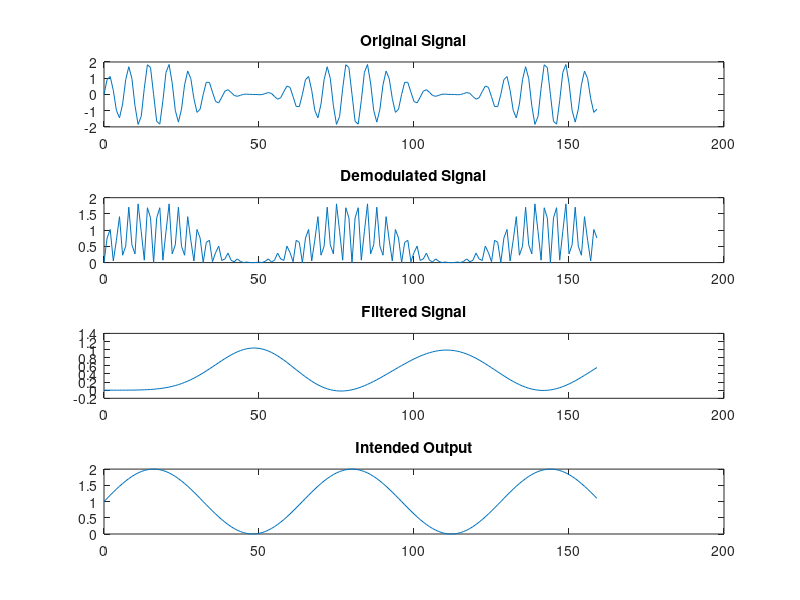

Write MATLAB code to recreate this figure.
clear;

fi = 10000;
fc = 100000;
fs = 2.00001*fc;
N = 160;
Ac = 1;
Ai = 1;
corr = 50;

for n = 0:N-1
    discrete(n+1) = n;
    fisig(n+1) = Ac + Ai*sin(2*pi*fi/fs*n/N*corr);
    vAM(n+1) = (Ac + Ai*sin(2*pi*fi/fs*n/N*corr))*sin(2*pi*fc/fs*n/N*corr);
end

for n = 0:N-1
    vdemod(n+1) = (0.5*(Ac + Ai*sin(2*pi*fi/fs*n/N*corr))) - ((0.5*(Ac + Ai*sin(2*pi*fi/fs*n/N*corr)))*cos(4*pi*fc/fs*n/N*corr));
end

% Apply filter to modulated signal
[b,a] = cheby2(10,100,0.11);
%[b,a] = butter(4,0.01);
% freqz(b,a);
vfiltered = filter(b,a,vdemod);

% Plots
figure;
subplot(4,1,1);
plot(discrete, vAM);
title('Original Signal');
subplot(4,1,2);
plot(discrete, vdemod);
title('Demodulated Signal');
subplot(4,1,3);
plot(discrete, vfiltered);
title('Filtered Signal');
subplot(4,1,4);
plot(discrete, fisig);
title('Intended Output');
